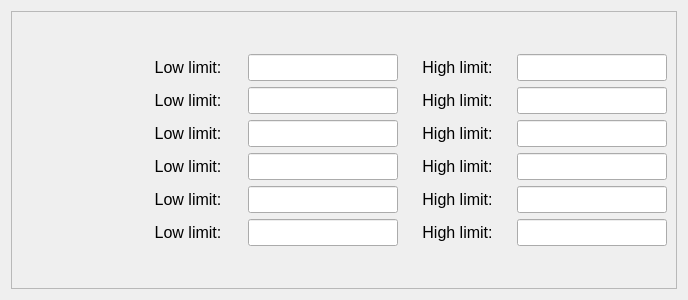
<?xml version="1.0" encoding="UTF-8"?>
<ui version="4.0">
 <class>Form</class>
 <widget class="QWidget" name="Form">
  <property name="geometry">
   <rect>
    <x>0</x>
    <y>0</y>
    <width>688</width>
    <height>300</height>
   </rect>
  </property>
  <property name="windowTitle">
   <string>Set bounds</string>
  </property>
  <layout class="QVBoxLayout" name="verticalLayout">
   <item>
    <widget class="QFrame" name="frame">
     <property name="frameShape">
      <enum>QFrame::StyledPanel</enum>
     </property>
     <property name="frameShadow">
      <enum>QFrame::Raised</enum>
     </property>
     <layout class="QVBoxLayout" name="verticalLayout_2">
      <item>
       <layout class="QGridLayout" name="gridLayout">
        <item row="2" column="1">
         <widget class="QLabel" name="label_3">
          <property name="font">
           <font>
            <pointsize>12</pointsize>
           </font>
          </property>
          <property name="text">
           <string>Low limit:</string>
          </property>
          <property name="alignment">
           <set>Qt::AlignCenter</set>
          </property>
         </widget>
        </item>
        <item row="1" column="1">
         <widget class="QLabel" name="label_2">
          <property name="font">
           <font>
            <pointsize>12</pointsize>
           </font>
          </property>
          <property name="text">
           <string>Low limit:</string>
          </property>
          <property name="alignment">
           <set>Qt::AlignCenter</set>
          </property>
         </widget>
        </item>
        <item row="1" column="2">
         <widget class="PyDMLineEdit" name="PyDMLineEdit_eta_llm">
          <property name="minimumSize">
           <size>
            <width>150</width>
            <height>0</height>
           </size>
          </property>
          <property name="maximumSize">
           <size>
            <width>150</width>
            <height>16777215</height>
           </size>
          </property>
          <property name="font">
           <font>
            <pointsize>12</pointsize>
           </font>
          </property>
          <property name="toolTip">
           <string/>
          </property>
         </widget>
        </item>
        <item row="0" column="0">
         <widget class="PyDMLabel" name="PyDMLabel_mu_desc">
          <property name="font">
           <font>
            <pointsize>12</pointsize>
            <weight>75</weight>
            <bold>true</bold>
           </font>
          </property>
          <property name="toolTip">
           <string/>
          </property>
          <property name="alignment">
           <set>Qt::AlignCenter</set>
          </property>
         </widget>
        </item>
        <item row="5" column="1">
         <widget class="QLabel" name="label_6">
          <property name="font">
           <font>
            <pointsize>12</pointsize>
           </font>
          </property>
          <property name="text">
           <string>Low limit:</string>
          </property>
          <property name="alignment">
           <set>Qt::AlignCenter</set>
          </property>
         </widget>
        </item>
        <item row="4" column="1">
         <widget class="QLabel" name="label_5">
          <property name="font">
           <font>
            <pointsize>12</pointsize>
           </font>
          </property>
          <property name="text">
           <string>Low limit:</string>
          </property>
          <property name="alignment">
           <set>Qt::AlignCenter</set>
          </property>
         </widget>
        </item>
        <item row="2" column="3">
         <widget class="QLabel" name="label_9">
          <property name="font">
           <font>
            <pointsize>12</pointsize>
           </font>
          </property>
          <property name="text">
           <string>High limit:</string>
          </property>
          <property name="alignment">
           <set>Qt::AlignCenter</set>
          </property>
         </widget>
        </item>
        <item row="1" column="0">
         <widget class="PyDMLabel" name="PyDMLabel_eta_desc">
          <property name="font">
           <font>
            <pointsize>12</pointsize>
            <weight>75</weight>
            <bold>true</bold>
           </font>
          </property>
          <property name="toolTip">
           <string/>
          </property>
          <property name="alignment">
           <set>Qt::AlignCenter</set>
          </property>
         </widget>
        </item>
        <item row="3" column="3">
         <widget class="QLabel" name="label_10">
          <property name="font">
           <font>
            <pointsize>12</pointsize>
           </font>
          </property>
          <property name="text">
           <string>High limit:</string>
          </property>
          <property name="alignment">
           <set>Qt::AlignCenter</set>
          </property>
         </widget>
        </item>
        <item row="1" column="3">
         <widget class="QLabel" name="label_8">
          <property name="font">
           <font>
            <pointsize>12</pointsize>
           </font>
          </property>
          <property name="text">
           <string>High limit:</string>
          </property>
          <property name="alignment">
           <set>Qt::AlignCenter</set>
          </property>
         </widget>
        </item>
        <item row="0" column="3">
         <widget class="QLabel" name="label_7">
          <property name="font">
           <font>
            <pointsize>12</pointsize>
           </font>
          </property>
          <property name="text">
           <string>High limit:</string>
          </property>
          <property name="alignment">
           <set>Qt::AlignCenter</set>
          </property>
         </widget>
        </item>
        <item row="5" column="3">
         <widget class="QLabel" name="label_12">
          <property name="font">
           <font>
            <pointsize>12</pointsize>
           </font>
          </property>
          <property name="text">
           <string>High limit:</string>
          </property>
          <property name="alignment">
           <set>Qt::AlignCenter</set>
          </property>
         </widget>
        </item>
        <item row="2" column="2">
         <widget class="PyDMLineEdit" name="PyDMLineEdit_chi_llm">
          <property name="minimumSize">
           <size>
            <width>150</width>
            <height>0</height>
           </size>
          </property>
          <property name="maximumSize">
           <size>
            <width>150</width>
            <height>16777215</height>
           </size>
          </property>
          <property name="font">
           <font>
            <pointsize>12</pointsize>
           </font>
          </property>
          <property name="toolTip">
           <string/>
          </property>
         </widget>
        </item>
        <item row="5" column="2">
         <widget class="PyDMLineEdit" name="PyDMLineEdit_del_llm">
          <property name="minimumSize">
           <size>
            <width>150</width>
            <height>0</height>
           </size>
          </property>
          <property name="maximumSize">
           <size>
            <width>150</width>
            <height>16777215</height>
           </size>
          </property>
          <property name="font">
           <font>
            <pointsize>12</pointsize>
           </font>
          </property>
          <property name="toolTip">
           <string/>
          </property>
         </widget>
        </item>
        <item row="0" column="2">
         <widget class="PyDMLineEdit" name="PyDMLineEdit_mu_llm">
          <property name="minimumSize">
           <size>
            <width>150</width>
            <height>0</height>
           </size>
          </property>
          <property name="maximumSize">
           <size>
            <width>150</width>
            <height>16777215</height>
           </size>
          </property>
          <property name="font">
           <font>
            <pointsize>12</pointsize>
           </font>
          </property>
          <property name="toolTip">
           <string/>
          </property>
         </widget>
        </item>
        <item row="0" column="1">
         <widget class="QLabel" name="label">
          <property name="font">
           <font>
            <pointsize>12</pointsize>
           </font>
          </property>
          <property name="text">
           <string>Low limit:</string>
          </property>
          <property name="alignment">
           <set>Qt::AlignCenter</set>
          </property>
         </widget>
        </item>
        <item row="4" column="0">
         <widget class="PyDMLabel" name="PyDMLabel_nu_desc">
          <property name="font">
           <font>
            <pointsize>12</pointsize>
            <weight>75</weight>
            <bold>true</bold>
           </font>
          </property>
          <property name="toolTip">
           <string/>
          </property>
          <property name="alignment">
           <set>Qt::AlignCenter</set>
          </property>
         </widget>
        </item>
        <item row="2" column="0">
         <widget class="PyDMLabel" name="PyDMLabel_chi_desc">
          <property name="font">
           <font>
            <pointsize>12</pointsize>
            <weight>75</weight>
            <bold>true</bold>
           </font>
          </property>
          <property name="toolTip">
           <string/>
          </property>
          <property name="alignment">
           <set>Qt::AlignCenter</set>
          </property>
         </widget>
        </item>
        <item row="3" column="0">
         <widget class="PyDMLabel" name="PyDMLabel_phi_desc">
          <property name="font">
           <font>
            <pointsize>12</pointsize>
            <weight>75</weight>
            <bold>true</bold>
           </font>
          </property>
          <property name="toolTip">
           <string/>
          </property>
          <property name="alignment">
           <set>Qt::AlignCenter</set>
          </property>
         </widget>
        </item>
        <item row="4" column="2">
         <widget class="PyDMLineEdit" name="PyDMLineEdit_nu_llm">
          <property name="minimumSize">
           <size>
            <width>150</width>
            <height>0</height>
           </size>
          </property>
          <property name="maximumSize">
           <size>
            <width>150</width>
            <height>16777215</height>
           </size>
          </property>
          <property name="font">
           <font>
            <pointsize>12</pointsize>
           </font>
          </property>
          <property name="toolTip">
           <string/>
          </property>
         </widget>
        </item>
        <item row="5" column="0">
         <widget class="PyDMLabel" name="PyDMLabel_del_desc">
          <property name="font">
           <font>
            <pointsize>12</pointsize>
            <weight>75</weight>
            <bold>true</bold>
           </font>
          </property>
          <property name="toolTip">
           <string/>
          </property>
          <property name="alignment">
           <set>Qt::AlignCenter</set>
          </property>
         </widget>
        </item>
        <item row="3" column="1">
         <widget class="QLabel" name="label_4">
          <property name="font">
           <font>
            <pointsize>12</pointsize>
           </font>
          </property>
          <property name="text">
           <string>Low limit:</string>
          </property>
          <property name="alignment">
           <set>Qt::AlignCenter</set>
          </property>
         </widget>
        </item>
        <item row="3" column="2">
         <widget class="PyDMLineEdit" name="PyDMLineEdit_phi_llm">
          <property name="minimumSize">
           <size>
            <width>150</width>
            <height>0</height>
           </size>
          </property>
          <property name="maximumSize">
           <size>
            <width>150</width>
            <height>16777215</height>
           </size>
          </property>
          <property name="font">
           <font>
            <pointsize>12</pointsize>
           </font>
          </property>
          <property name="toolTip">
           <string/>
          </property>
         </widget>
        </item>
        <item row="4" column="3">
         <widget class="QLabel" name="label_11">
          <property name="font">
           <font>
            <pointsize>12</pointsize>
           </font>
          </property>
          <property name="text">
           <string>High limit:</string>
          </property>
          <property name="alignment">
           <set>Qt::AlignCenter</set>
          </property>
         </widget>
        </item>
        <item row="0" column="4">
         <widget class="PyDMLineEdit" name="PyDMLineEdit_mu_hlm">
          <property name="minimumSize">
           <size>
            <width>150</width>
            <height>0</height>
           </size>
          </property>
          <property name="maximumSize">
           <size>
            <width>150</width>
            <height>16777215</height>
           </size>
          </property>
          <property name="font">
           <font>
            <pointsize>12</pointsize>
           </font>
          </property>
          <property name="toolTip">
           <string/>
          </property>
         </widget>
        </item>
        <item row="1" column="4">
         <widget class="PyDMLineEdit" name="PyDMLineEdit_eta_hlm">
          <property name="minimumSize">
           <size>
            <width>150</width>
            <height>0</height>
           </size>
          </property>
          <property name="maximumSize">
           <size>
            <width>150</width>
            <height>16777215</height>
           </size>
          </property>
          <property name="font">
           <font>
            <pointsize>12</pointsize>
           </font>
          </property>
          <property name="toolTip">
           <string/>
          </property>
         </widget>
        </item>
        <item row="2" column="4">
         <widget class="PyDMLineEdit" name="PyDMLineEdit_chi_hlm">
          <property name="minimumSize">
           <size>
            <width>150</width>
            <height>0</height>
           </size>
          </property>
          <property name="maximumSize">
           <size>
            <width>150</width>
            <height>16777215</height>
           </size>
          </property>
          <property name="font">
           <font>
            <pointsize>12</pointsize>
           </font>
          </property>
          <property name="toolTip">
           <string/>
          </property>
         </widget>
        </item>
        <item row="3" column="4">
         <widget class="PyDMLineEdit" name="PyDMLineEdit_phi_hlm">
          <property name="minimumSize">
           <size>
            <width>150</width>
            <height>0</height>
           </size>
          </property>
          <property name="maximumSize">
           <size>
            <width>150</width>
            <height>16777215</height>
           </size>
          </property>
          <property name="font">
           <font>
            <pointsize>12</pointsize>
           </font>
          </property>
          <property name="toolTip">
           <string/>
          </property>
         </widget>
        </item>
        <item row="4" column="4">
         <widget class="PyDMLineEdit" name="PyDMLineEdit_nu_hlm">
          <property name="minimumSize">
           <size>
            <width>150</width>
            <height>0</height>
           </size>
          </property>
          <property name="maximumSize">
           <size>
            <width>150</width>
            <height>16777215</height>
           </size>
          </property>
          <property name="font">
           <font>
            <pointsize>12</pointsize>
           </font>
          </property>
          <property name="toolTip">
           <string/>
          </property>
         </widget>
        </item>
        <item row="5" column="4">
         <widget class="PyDMLineEdit" name="PyDMLineEdit_del_hlm">
          <property name="minimumSize">
           <size>
            <width>150</width>
            <height>0</height>
           </size>
          </property>
          <property name="maximumSize">
           <size>
            <width>150</width>
            <height>16777215</height>
           </size>
          </property>
          <property name="font">
           <font>
            <pointsize>12</pointsize>
           </font>
          </property>
          <property name="toolTip">
           <string/>
          </property>
         </widget>
        </item>
       </layout>
      </item>
     </layout>
    </widget>
   </item>
  </layout>
 </widget>
 <customwidgets>
  <customwidget>
   <class>PyDMLabel</class>
   <extends>QLabel</extends>
   <header>pydm.widgets.label</header>
  </customwidget>
  <customwidget>
   <class>PyDMLineEdit</class>
   <extends>QLineEdit</extends>
   <header>pydm.widgets.line_edit</header>
  </customwidget>
 </customwidgets>
 <resources/>
 <connections/>
</ui>
